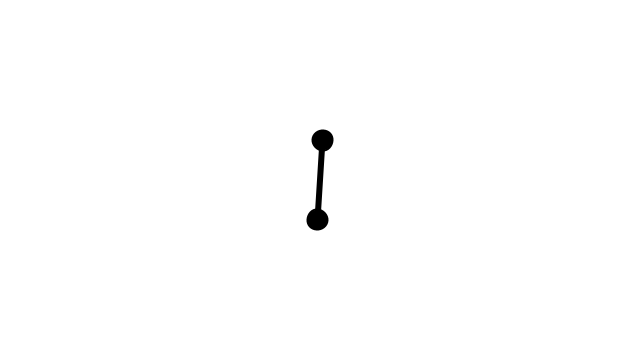
Frame 1 (no input)
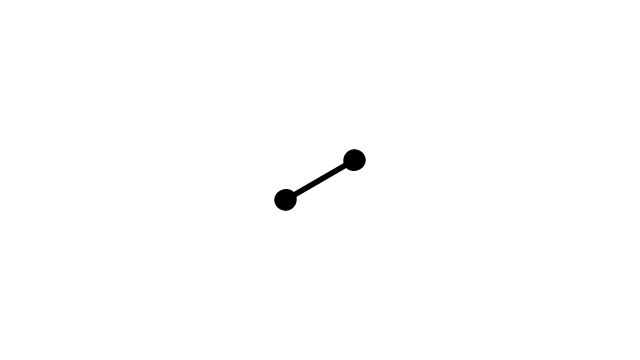
Frame 60 (the mouse pressed at the canvas centre just before this capture)
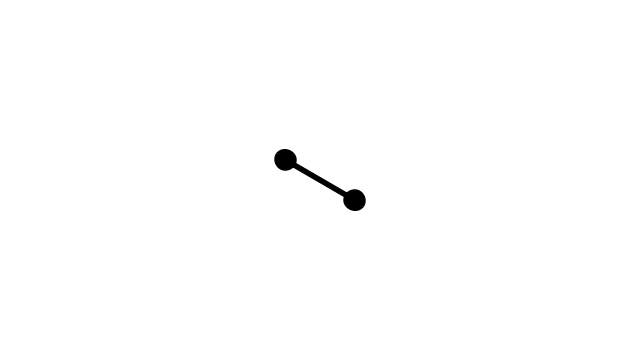
Frame 120 (the mouse held since frame 60 and released just before this capture)

The Processing sketch that drew these frames (run headless with seeded random() and noise(); from frame 60 on, the mouse is pressed at the canvas centre):

// Processing sketch: EX31
// ── EX31.pde
Mover mover;

void setup() {
  size(640, 360);
  mover = new Mover();
}

void draw() {
  background(255);
  //rotate(PI/30.0);
  mover.update();
  mover.display();
}

// ── Mover.pde

class Mover {
  PVector position;
  PVector velocity;
  PVector acceleration;
  float mass;
  int degree;

  Mover() {
    position = new PVector(0,0);
    velocity = new PVector(0,0);
    acceleration = new PVector(0,0);
    degree = 0;
  }
  
  void update() {
    //velocity.add(acceleration);
    //position.add(velocity);
    //acceleration.mult(0);
    degree += 4;
  }

  void display() {
    stroke(0);
    strokeWeight(2);
    fill(0);
    translate(width/2, height/2);
    rotate(radians(degree));
    
    rectMode(CENTER);
    rect(position.x,position.y,4,80);
    ellipseMode(CENTER);
    ellipse(position.x,position.y - 40, 20, 20);
    ellipse(position.x,position.y + 40, 20, 20); 

  }
}
